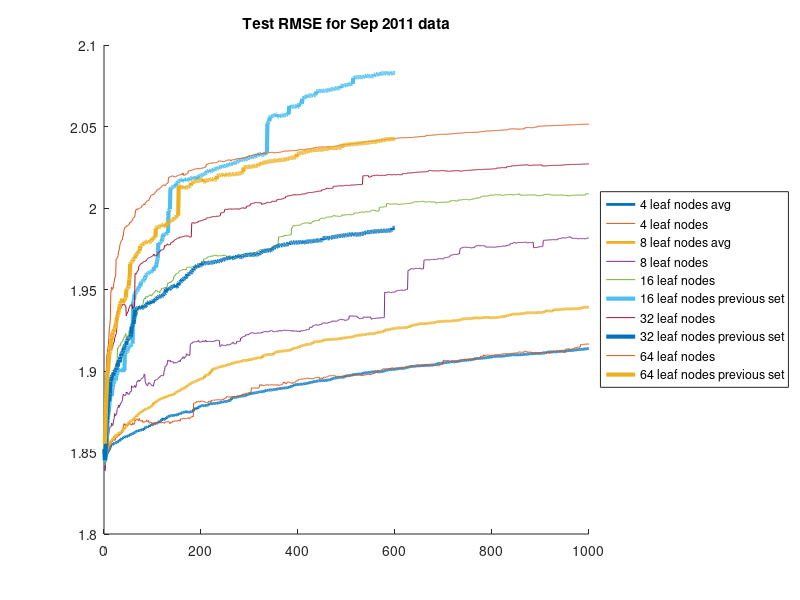
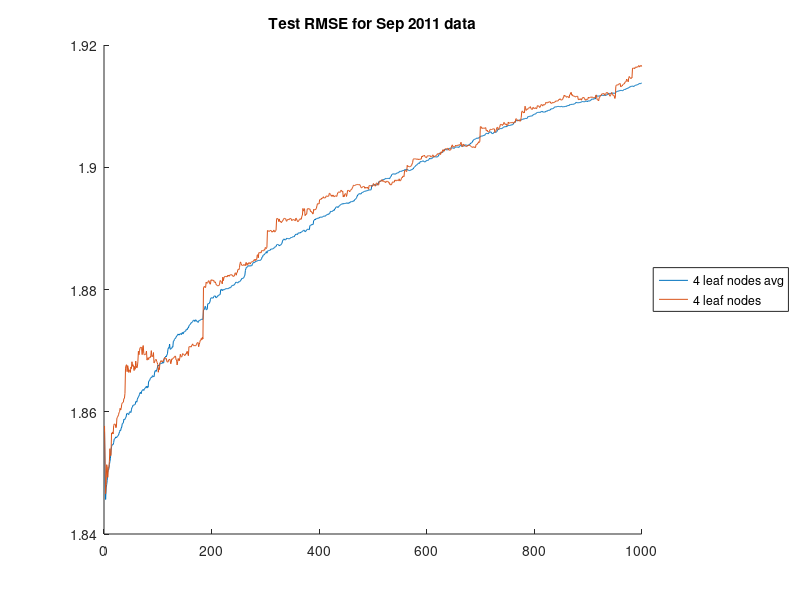
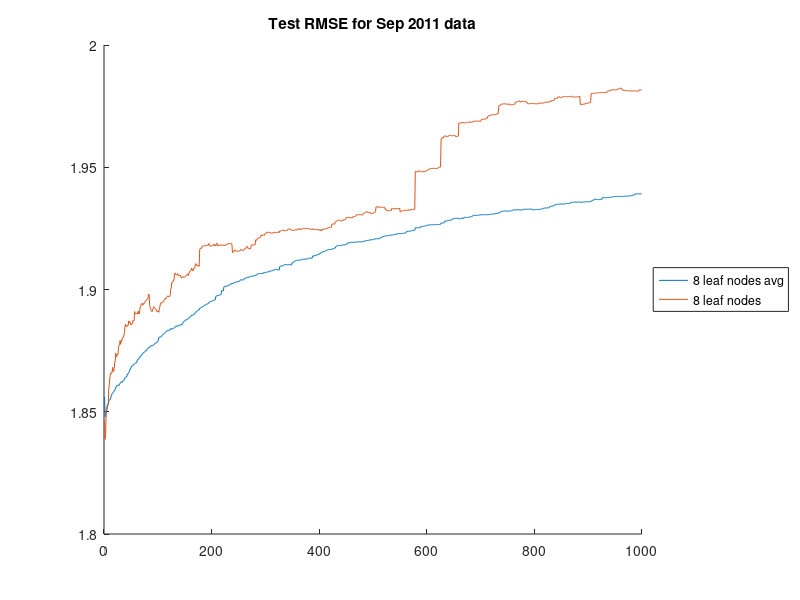

The MATLAB source for these figures, in order:
%{
load('decTreeSepOct2012.mat');
load('SepOct2012Training_J16rf9_tree1.mat');
load('sep2011TestDataSetAll2.mat');

testNickTreeScript;

save('rmseValidationSep2011_J16rf9.mat','rmseTestVals');

%%%%%%%%%%%%%%%%%

load('decTreeSepOct2012.mat');
load('SepOct2012Training_J32rf9_tree1.mat');
load('sep2011TestDataSetAll.mat');

testNickTreeScript;

save('rmseValidationSep2011_J32rf9.mat','rmseTestVals');


load('decTreeSepOct2012.mat');
load('SepOct2012Training_J8rf9_tree1.mat');
load('sep2011TestDataSetAll2.mat');

testNickTreeScript;

save('rmseValidationSep2011_J8rf9.mat','rmseTestVals');

%%%%%%%%%%%%%%%%%

load('decTreeSepOct2012.mat');
load('SepOct2012Training_J64rf9_tree1.mat');
load('sep2011TestDataSetAll.mat');

testNickTreeScript;

save('rmseValidationSep2011_J64rf9.mat','rmseTestVals');



load('decTreeSepOct2012.mat');
load('SepOct2012Training_J4rf9_tree1.mat');
load('sep2011TestDataSetAll.mat');

testNickTreeScript;

save('rmseValidationSep2011_J4rf9.mat','rmseTestVals');
%}

J4dataAvg = load('rmseTestSep2011Averaged_J4rf9.mat');
J8dataAvg = load('rmseTestSep2011Averaged_J8rf9.mat');
J4data = load('rmseValidationSep2011_J4rf9.mat');
J8data = load('rmseValidationSep2011_J8rf9.mat');
J16data = load('rmseValidationSep2011_J16rf9.mat');
J32data = load('rmseValidationSep2011_J32rf9.mat');
J64data = load('rmseValidationSep2011_J64rf9.mat');

J16dataOther = load('rmseValidationSep2011_J16rf8_other.mat');
J32dataOther = load('rmseValidationSep2011_J32rf8_other.mat');
J64dataOther = load('rmseValidationSep2011_J64rf8_other.mat');

figure
hold on
plot(J4dataAvg.rmseTestVals,'LineWidth',2);
plot(J4data.rmseTestVals);
plot(J8dataAvg.rmseTestVals,'LineWidth',2);
plot(J8data.rmseTestVals);
plot(J16data.rmseTestVals);
plot(J16dataOther.rmseTestVals,'LineWidth',3);
plot(J32data.rmseTestVals);
plot(J32dataOther.rmseTestVals,'LineWidth',3);
plot(J64data.rmseTestVals);
plot(J64dataOther.rmseTestVals,'LineWidth',3);
legend('4 leaf nodes avg','4 leaf nodes','8 leaf nodes avg',...
    '8 leaf nodes',...
    '16 leaf nodes',...
    '16 leaf nodes previous set',...
    '32 leaf nodes',...
    '32 leaf nodes previous set',...
    '64 leaf nodes',...
    '64 leaf nodes previous set',...
    'Location','eastoutside');
title('Test RMSE for Sep 2011 data');
hold off

%%


figure
hold on
plot(J4dataAvg.rmseTestVals);
plot(J4data.rmseTestVals);
legend('4 leaf nodes avg','4 leaf nodes','Location','eastoutside');
title('Test RMSE for Sep 2011 data');
hold off
%%
J8data = load('rmseValidationSep2011_J8rf9.mat');
J8dataAvg = load('rmseTestSep2011Averaged_J8rf9.mat');
figure
hold on
plot(J8dataAvg.rmseTestVals);
plot(J8data.rmseTestVals);
legend('8 leaf nodes avg','8 leaf nodes','Location','eastoutside');
title('Test RMSE for Sep 2011 data');
hold off
